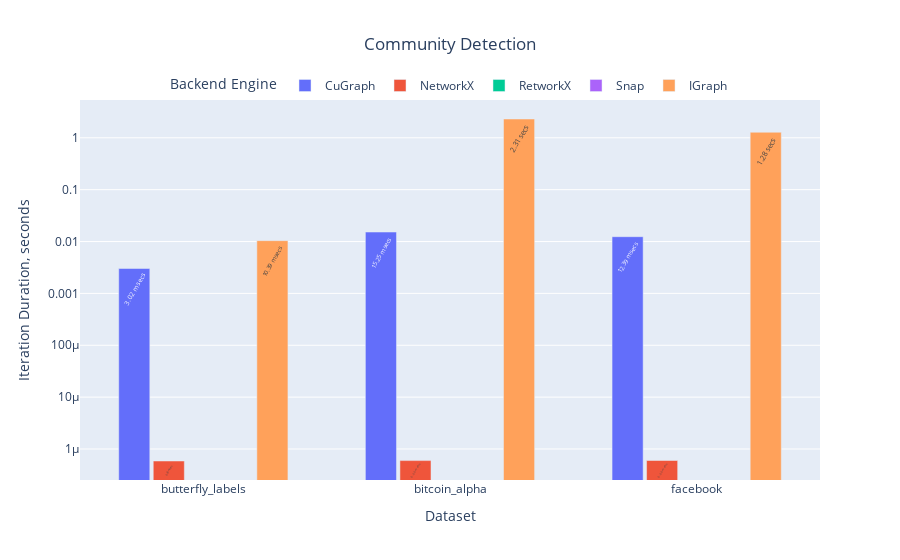
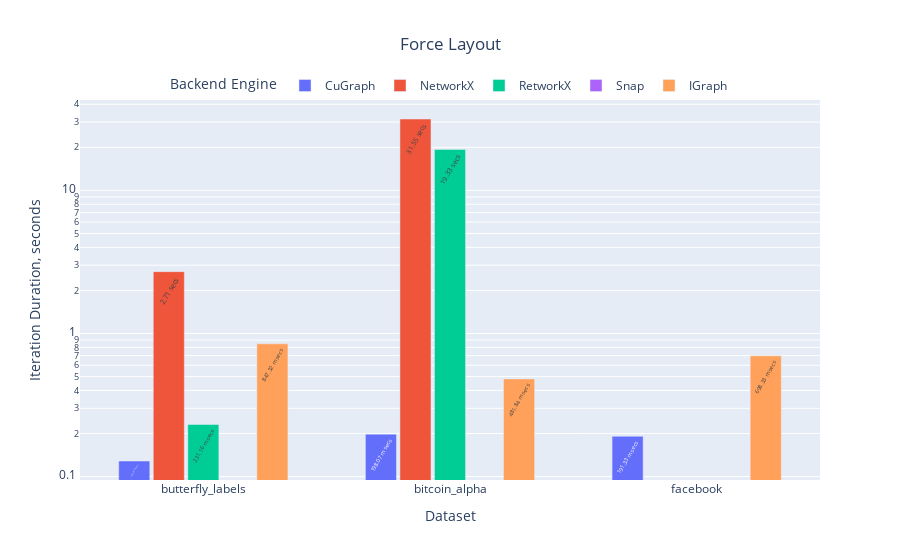
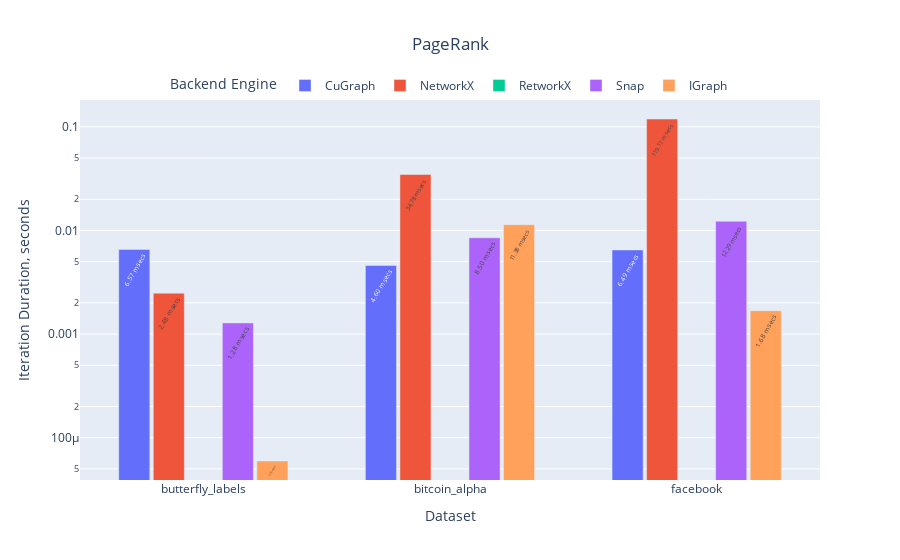
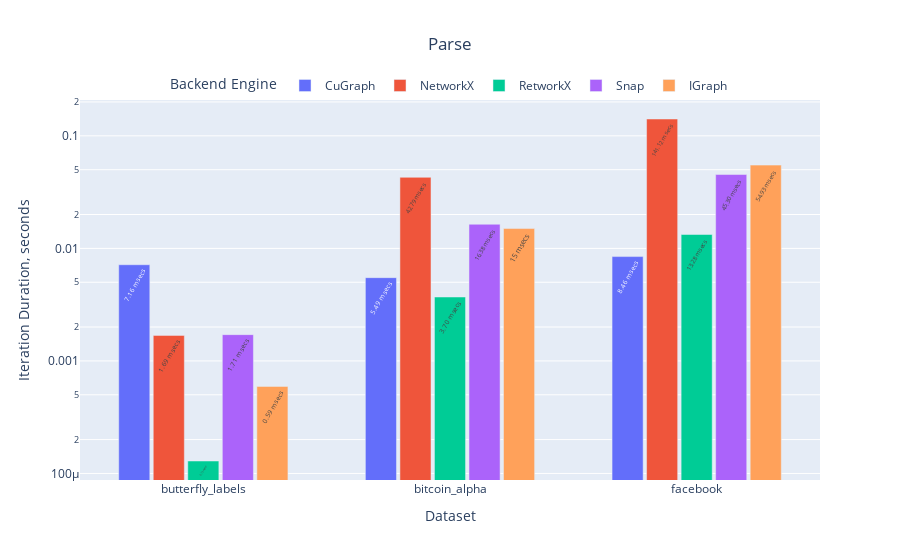

Write notebook code for charts like these, in order.
### Code cell
for name, group in benches.groupby(['Query']):
    if name == 'Close':
        continue

    # Docs:
    # https://plotly.com/python/bar-charts/
    fig = px.bar(
        group, 
        title=name,
        x='Dataset', 
        y='Iteration Duration, seconds',
        color='Backend Engine',
        barmode='group',
        text='Iteration Duration',
        log_y=True,
        # template ='ggplot2',
    )
    fig.update_layout(
        title_x=0.5,
        legend=dict(
            orientation='h',
            yanchor='bottom',
            y=1,
            x=0.5,
            xanchor='center',
        ),
        xaxis=dict(showgrid=False),
        yaxis=dict(showgrid=True),
        # paper_bgcolor='rgba(0,0,0,0)',
        # plot_bgcolor='rgba(0,0,0,0)',
        bargap=0.30,
        bargroupgap=0.10,
    )
    fig.update_traces(
        textfont_size=14,
        textangle=-60, 
        textposition='auto', 
        cliponaxis=False,
    )
    fig.show()

### Figure 1 — Plotly figure (JSON) as saved in the notebook; plotly's stock layout.template omitted (floating-point values rounded to 4 significant figures)
{"data": [{"alignmentgroup": "True", "cliponaxis": false, "hovertemplate": "Backend Engine=CuGraph<br>Dataset=%{x}<br>Iteration Duration, seconds=%{y}<br>Iteration Duration=%{text}<extra></extra>", "legendgroup": "CuGraph", "marker": {"color": "#636efa", "pattern": {"shape": ""}}, "name": "CuGraph", "offsetgroup": "CuGraph", "orientation": "v", "showlegend": true, "text": ["3.02 msecs", "15.25 msecs", "12.39 msecs"], "textangle": -60, "textfont": {"size": 14}, "textposition": "auto", "type": "bar", "x": ["butterfly_labels", "bitcoin_alpha", "facebook"], "xaxis": "x", "y": [0.003022, 0.01525, 0.01239], "yaxis": "y"}, {"alignmentgroup": "True", "cliponaxis": false, "hovertemplate": "Backend Engine=NetworkX<br>Dataset=%{x}<br>Iteration Duration, seconds=%{y}<br>Iteration Duration=%{text}<extra></extra>", "legendgroup": "NetworkX", "marker": {"color": "#EF553B", "pattern": {"shape": ""}}, "name": "NetworkX", "offsetgroup": "NetworkX", "orientation": "v", "showlegend": true, "text": ["0.00 msecs", "0.00 msecs", "0.00 msecs"], "textangle": -60, "textfont": {"size": 14}, "textposition": "auto", "type": "bar", "x": ["butterfly_labels", "bitcoin_alpha", "facebook"], "xaxis": "x", "y": [5.868e-07, 5.979e-07, 6e-07], "yaxis": "y"}, {"alignmentgroup": "True", "cliponaxis": false, "hovertemplate": "Backend Engine=RetworkX<br>Dataset=%{x}<br>Iteration Duration, seconds=%{y}<br>Iteration Duration=%{text}<extra></extra>", "legendgroup": "RetworkX", "marker": {"color": "#00cc96", "pattern": {"shape": ""}}, "name": "RetworkX", "offsetgroup": "RetworkX", "orientation": "v", "showlegend": true, "text": [null, null, null], "textangle": -60, "textfont": {"size": 14}, "textposition": "auto", "type": "bar", "x": ["butterfly_labels", "bitcoin_alpha", "facebook"], "xaxis": "x", "y": [null, null, null], "yaxis": "y"}, {"alignmentgroup": "True", "cliponaxis": false, "hovertemplate": "Backend Engine=Snap<br>Dataset=%{x}<br>Iteration Duration, seconds=%{y}<br>Iteration Duration=%{text}<extra></extra>", "legendgroup": "Snap", "marker": {"color": "#ab63fa", "pattern": {"shape": ""}}, "name": "Snap", "offsetgroup": "Snap", "orientation": "v", "showlegend": true, "text": [null, null, null], "textangle": -60, "textfont": {"size": 14}, "textposition": "auto", "type": "bar", "x": ["butterfly_labels", "bitcoin_alpha", "facebook"], "xaxis": "x", "y": [null, null, null], "yaxis": "y"}, {"alignmentgroup": "True", "cliponaxis": false, "hovertemplate": "Backend Engine=IGraph<br>Dataset=%{x}<br>Iteration Duration, seconds=%{y}<br>Iteration Duration=%{text}<extra></extra>", "legendgroup": "IGraph", "marker": {"color": "#FFA15A", "pattern": {"shape": ""}}, "name": "IGraph", "offsetgroup": "IGraph", "orientation": "v", "showlegend": true, "text": ["10.39 msecs", "2.31 secs", "1.28 secs"], "textangle": -60, "textfont": {"size": 14}, "textposition": "auto", "type": "bar", "x": ["butterfly_labels", "bitcoin_alpha", "facebook"], "xaxis": "x", "y": [0.01039, 2.305, 1.28], "yaxis": "y"}], "layout": {"bargap": 0.3, "bargroupgap": 0.1, "barmode": "group", "legend": {"orientation": "h", "title": {"text": "Backend Engine"}, "tracegroupgap": 0, "x": 0.5, "xanchor": "center", "y": 1, "yanchor": "bottom"}, "title": {"text": "Community Detection", "x": 0.5}, "xaxis": {"anchor": "y", "domain": [0, 1], "showgrid": false, "title": {"text": "Dataset"}}, "yaxis": {"anchor": "x", "domain": [0, 1], "showgrid": true, "title": {"text": "Iteration Duration, seconds"}, "type": "log"}}}

### Figure 2 — Plotly figure (JSON) as saved in the notebook; plotly's stock layout.template omitted (floating-point values rounded to 4 significant figures)
{"data": [{"alignmentgroup": "True", "cliponaxis": false, "hovertemplate": "Backend Engine=CuGraph<br>Dataset=%{x}<br>Iteration Duration, seconds=%{y}<br>Iteration Duration=%{text}<extra></extra>", "legendgroup": "CuGraph", "marker": {"color": "#636efa", "pattern": {"shape": ""}}, "name": "CuGraph", "offsetgroup": "CuGraph", "orientation": "v", "showlegend": true, "text": ["128.54 msecs", "198.07 msecs", "191.33 msecs"], "textangle": -60, "textfont": {"size": 14}, "textposition": "auto", "type": "bar", "x": ["butterfly_labels", "bitcoin_alpha", "facebook"], "xaxis": "x", "y": [0.1285, 0.1981, 0.1913], "yaxis": "y"}, {"alignmentgroup": "True", "cliponaxis": false, "hovertemplate": "Backend Engine=NetworkX<br>Dataset=%{x}<br>Iteration Duration, seconds=%{y}<br>Iteration Duration=%{text}<extra></extra>", "legendgroup": "NetworkX", "marker": {"color": "#EF553B", "pattern": {"shape": ""}}, "name": "NetworkX", "offsetgroup": "NetworkX", "orientation": "v", "showlegend": true, "text": ["2.71 secs", "31.55 secs"], "textangle": -60, "textfont": {"size": 14}, "textposition": "auto", "type": "bar", "x": ["butterfly_labels", "bitcoin_alpha"], "xaxis": "x", "y": [2.705, 31.55], "yaxis": "y"}, {"alignmentgroup": "True", "cliponaxis": false, "hovertemplate": "Backend Engine=RetworkX<br>Dataset=%{x}<br>Iteration Duration, seconds=%{y}<br>Iteration Duration=%{text}<extra></extra>", "legendgroup": "RetworkX", "marker": {"color": "#00cc96", "pattern": {"shape": ""}}, "name": "RetworkX", "offsetgroup": "RetworkX", "orientation": "v", "showlegend": true, "text": ["231.16 msecs", "19.33 secs"], "textangle": -60, "textfont": {"size": 14}, "textposition": "auto", "type": "bar", "x": ["butterfly_labels", "bitcoin_alpha"], "xaxis": "x", "y": [0.2312, 19.33], "yaxis": "y"}, {"alignmentgroup": "True", "cliponaxis": false, "hovertemplate": "Backend Engine=Snap<br>Dataset=%{x}<br>Iteration Duration, seconds=%{y}<br>Iteration Duration=%{text}<extra></extra>", "legendgroup": "Snap", "marker": {"color": "#ab63fa", "pattern": {"shape": ""}}, "name": "Snap", "offsetgroup": "Snap", "orientation": "v", "showlegend": true, "text": [null, null, null], "textangle": -60, "textfont": {"size": 14}, "textposition": "auto", "type": "bar", "x": ["butterfly_labels", "bitcoin_alpha", "facebook"], "xaxis": "x", "y": [null, null, null], "yaxis": "y"}, {"alignmentgroup": "True", "cliponaxis": false, "hovertemplate": "Backend Engine=IGraph<br>Dataset=%{x}<br>Iteration Duration, seconds=%{y}<br>Iteration Duration=%{text}<extra></extra>", "legendgroup": "IGraph", "marker": {"color": "#FFA15A", "pattern": {"shape": ""}}, "name": "IGraph", "offsetgroup": "IGraph", "orientation": "v", "showlegend": true, "text": ["847.32 msecs", "481.84 msecs", "698.33 msecs"], "textangle": -60, "textfont": {"size": 14}, "textposition": "auto", "type": "bar", "x": ["butterfly_labels", "bitcoin_alpha", "facebook"], "xaxis": "x", "y": [0.8473, 0.4818, 0.6983], "yaxis": "y"}], "layout": {"bargap": 0.3, "bargroupgap": 0.1, "barmode": "group", "legend": {"orientation": "h", "title": {"text": "Backend Engine"}, "tracegroupgap": 0, "x": 0.5, "xanchor": "center", "y": 1, "yanchor": "bottom"}, "title": {"text": "Force Layout", "x": 0.5}, "xaxis": {"anchor": "y", "domain": [0, 1], "showgrid": false, "title": {"text": "Dataset"}}, "yaxis": {"anchor": "x", "domain": [0, 1], "showgrid": true, "title": {"text": "Iteration Duration, seconds"}, "type": "log"}}}

### Figure 3 — Plotly figure (JSON) as saved in the notebook; plotly's stock layout.template omitted (floating-point values rounded to 4 significant figures)
{"data": [{"alignmentgroup": "True", "cliponaxis": false, "hovertemplate": "Backend Engine=CuGraph<br>Dataset=%{x}<br>Iteration Duration, seconds=%{y}<br>Iteration Duration=%{text}<extra></extra>", "legendgroup": "CuGraph", "marker": {"color": "#636efa", "pattern": {"shape": ""}}, "name": "CuGraph", "offsetgroup": "CuGraph", "orientation": "v", "showlegend": true, "text": ["6.57 msecs", "4.60 msecs", "6.49 msecs"], "textangle": -60, "textfont": {"size": 14}, "textposition": "auto", "type": "bar", "x": ["butterfly_labels", "bitcoin_alpha", "facebook"], "xaxis": "x", "y": [0.006572, 0.004603, 0.006488], "yaxis": "y"}, {"alignmentgroup": "True", "cliponaxis": false, "hovertemplate": "Backend Engine=NetworkX<br>Dataset=%{x}<br>Iteration Duration, seconds=%{y}<br>Iteration Duration=%{text}<extra></extra>", "legendgroup": "NetworkX", "marker": {"color": "#EF553B", "pattern": {"shape": ""}}, "name": "NetworkX", "offsetgroup": "NetworkX", "orientation": "v", "showlegend": true, "text": ["2.48 msecs", "34.78 msecs", "119.17 msecs"], "textangle": -60, "textfont": {"size": 14}, "textposition": "auto", "type": "bar", "x": ["butterfly_labels", "bitcoin_alpha", "facebook"], "xaxis": "x", "y": [0.002485, 0.03478, 0.1192], "yaxis": "y"}, {"alignmentgroup": "True", "cliponaxis": false, "hovertemplate": "Backend Engine=RetworkX<br>Dataset=%{x}<br>Iteration Duration, seconds=%{y}<br>Iteration Duration=%{text}<extra></extra>", "legendgroup": "RetworkX", "marker": {"color": "#00cc96", "pattern": {"shape": ""}}, "name": "RetworkX", "offsetgroup": "RetworkX", "orientation": "v", "showlegend": true, "text": [null, null, null], "textangle": -60, "textfont": {"size": 14}, "textposition": "auto", "type": "bar", "x": ["butterfly_labels", "bitcoin_alpha", "facebook"], "xaxis": "x", "y": [null, null, null], "yaxis": "y"}, {"alignmentgroup": "True", "cliponaxis": false, "hovertemplate": "Backend Engine=Snap<br>Dataset=%{x}<br>Iteration Duration, seconds=%{y}<br>Iteration Duration=%{text}<extra></extra>", "legendgroup": "Snap", "marker": {"color": "#ab63fa", "pattern": {"shape": ""}}, "name": "Snap", "offsetgroup": "Snap", "orientation": "v", "showlegend": true, "text": ["1.28 msecs", "8.50 msecs", "12.29 msecs"], "textangle": -60, "textfont": {"size": 14}, "textposition": "auto", "type": "bar", "x": ["butterfly_labels", "bitcoin_alpha", "facebook"], "xaxis": "x", "y": [0.001283, 0.008497, 0.01228], "yaxis": "y"}, {"alignmentgroup": "True", "cliponaxis": false, "hovertemplate": "Backend Engine=IGraph<br>Dataset=%{x}<br>Iteration Duration, seconds=%{y}<br>Iteration Duration=%{text}<extra></extra>", "legendgroup": "IGraph", "marker": {"color": "#FFA15A", "pattern": {"shape": ""}}, "name": "IGraph", "offsetgroup": "IGraph", "orientation": "v", "showlegend": true, "text": ["0.06 msecs", "11.38 msecs", "1.68 msecs"], "textangle": -60, "textfont": {"size": 14}, "textposition": "auto", "type": "bar", "x": ["butterfly_labels", "bitcoin_alpha", "facebook"], "xaxis": "x", "y": [5.957e-05, 0.01138, 0.001684], "yaxis": "y"}], "layout": {"bargap": 0.3, "bargroupgap": 0.1, "barmode": "group", "legend": {"orientation": "h", "title": {"text": "Backend Engine"}, "tracegroupgap": 0, "x": 0.5, "xanchor": "center", "y": 1, "yanchor": "bottom"}, "title": {"text": "PageRank", "x": 0.5}, "xaxis": {"anchor": "y", "domain": [0, 1], "showgrid": false, "title": {"text": "Dataset"}}, "yaxis": {"anchor": "x", "domain": [0, 1], "showgrid": true, "title": {"text": "Iteration Duration, seconds"}, "type": "log"}}}

### Figure 4 — Plotly figure (JSON) as saved in the notebook; plotly's stock layout.template omitted (floating-point values rounded to 4 significant figures)
{"data": [{"alignmentgroup": "True", "cliponaxis": false, "hovertemplate": "Backend Engine=CuGraph<br>Dataset=%{x}<br>Iteration Duration, seconds=%{y}<br>Iteration Duration=%{text}<extra></extra>", "legendgroup": "CuGraph", "marker": {"color": "#636efa", "pattern": {"shape": ""}}, "name": "CuGraph", "offsetgroup": "CuGraph", "orientation": "v", "showlegend": true, "text": ["7.16 msecs", "5.49 msecs", "8.46 msecs"], "textangle": -60, "textfont": {"size": 14}, "textposition": "auto", "type": "bar", "x": ["butterfly_labels", "bitcoin_alpha", "facebook"], "xaxis": "x", "y": [0.007156, 0.005493, 0.008455], "yaxis": "y"}, {"alignmentgroup": "True", "cliponaxis": false, "hovertemplate": "Backend Engine=NetworkX<br>Dataset=%{x}<br>Iteration Duration, seconds=%{y}<br>Iteration Duration=%{text}<extra></extra>", "legendgroup": "NetworkX", "marker": {"color": "#EF553B", "pattern": {"shape": ""}}, "name": "NetworkX", "offsetgroup": "NetworkX", "orientation": "v", "showlegend": true, "text": ["1.69 msecs", "42.79 msecs", "141.12 msecs"], "textangle": -60, "textfont": {"size": 14}, "textposition": "auto", "type": "bar", "x": ["butterfly_labels", "bitcoin_alpha", "facebook"], "xaxis": "x", "y": [0.001686, 0.04279, 0.1411], "yaxis": "y"}, {"alignmentgroup": "True", "cliponaxis": false, "hovertemplate": "Backend Engine=RetworkX<br>Dataset=%{x}<br>Iteration Duration, seconds=%{y}<br>Iteration Duration=%{text}<extra></extra>", "legendgroup": "RetworkX", "marker": {"color": "#00cc96", "pattern": {"shape": ""}}, "name": "RetworkX", "offsetgroup": "RetworkX", "orientation": "v", "showlegend": true, "text": ["0.13 msecs", "3.70 msecs", "13.28 msecs"], "textangle": -60, "textfont": {"size": 14}, "textposition": "auto", "type": "bar", "x": ["butterfly_labels", "bitcoin_alpha", "facebook"], "xaxis": "x", "y": [0.000129, 0.003698, 0.01328], "yaxis": "y"}, {"alignmentgroup": "True", "cliponaxis": false, "hovertemplate": "Backend Engine=Snap<br>Dataset=%{x}<br>Iteration Duration, seconds=%{y}<br>Iteration Duration=%{text}<extra></extra>", "legendgroup": "Snap", "marker": {"color": "#ab63fa", "pattern": {"shape": ""}}, "name": "Snap", "offsetgroup": "Snap", "orientation": "v", "showlegend": true, "text": ["1.71 msecs", "16.38 msecs", "45.30 msecs"], "textangle": -60, "textfont": {"size": 14}, "textposition": "auto", "type": "bar", "x": ["butterfly_labels", "bitcoin_alpha", "facebook"], "xaxis": "x", "y": [0.001712, 0.01638, 0.0453], "yaxis": "y"}, {"alignmentgroup": "True", "cliponaxis": false, "hovertemplate": "Backend Engine=IGraph<br>Dataset=%{x}<br>Iteration Duration, seconds=%{y}<br>Iteration Duration=%{text}<extra></extra>", "legendgroup": "IGraph", "marker": {"color": "#FFA15A", "pattern": {"shape": ""}}, "name": "IGraph", "offsetgroup": "IGraph", "orientation": "v", "showlegend": true, "text": ["0.59 msecs", "15 msecs", "54.93 msecs"], "textangle": -60, "textfont": {"size": 14}, "textposition": "auto", "type": "bar", "x": ["butterfly_labels", "bitcoin_alpha", "facebook"], "xaxis": "x", "y": [0.0005936, 0.015, 0.05493], "yaxis": "y"}], "layout": {"bargap": 0.3, "bargroupgap": 0.1, "barmode": "group", "legend": {"orientation": "h", "title": {"text": "Backend Engine"}, "tracegroupgap": 0, "x": 0.5, "xanchor": "center", "y": 1, "yanchor": "bottom"}, "title": {"text": "Parse", "x": 0.5}, "xaxis": {"anchor": "y", "domain": [0, 1], "showgrid": false, "title": {"text": "Dataset"}}, "yaxis": {"anchor": "x", "domain": [0, 1], "showgrid": true, "title": {"text": "Iteration Duration, seconds"}, "type": "log"}}}
